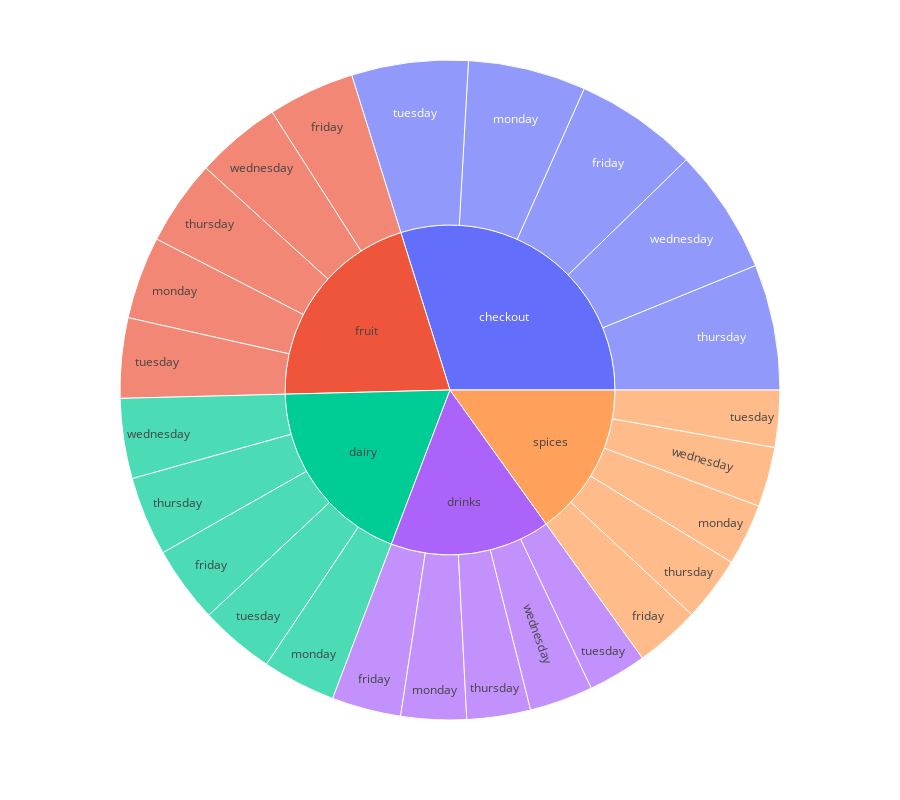

This figure's notebook cell:
### Code cell
import plotly.express as px
fig = px.sunburst(total_customers, path=['location','weekday'], values='customer_no',height=800)
fig.show()

### Figure 1 — Plotly figure (JSON) as saved in the notebook; plotly's stock layout.template omitted (floating-point values rounded to 4 significant figures)
{"data": [{"branchvalues": "total", "domain": {"x": [0, 1], "y": [0, 1]}, "hovertemplate": "labels=%{label}<br>customer_no=%{value}<br>parent=%{parent}<br>id=%{id}<extra></extra>", "ids": ["checkout/friday", "dairy/friday", "drinks/friday", "fruit/friday", "spices/friday", "checkout/monday", "dairy/monday", "drinks/monday", "fruit/monday", "spices/monday", "checkout/thursday", "dairy/thursday", "drinks/thursday", "fruit/thursday", "spices/thursday", "checkout/tuesday", "dairy/tuesday", "drinks/tuesday", "fruit/tuesday", "spices/tuesday", "checkout/wednesday", "dairy/wednesday", "drinks/wednesday", "fruit/wednesday", "spices/wednesday", "checkout", "dairy", "drinks", "fruit", "spices"], "labels": ["friday", "friday", "friday", "friday", "friday", "monday", "monday", "monday", "monday", "monday", "thursday", "thursday", "thursday", "thursday", "thursday", "tuesday", "tuesday", "tuesday", "tuesday", "tuesday", "wednesday", "wednesday", "wednesday", "wednesday", "wednesday", "checkout", "dairy", "drinks", "fruit", "spices"], "name": "", "parents": ["checkout", "dairy", "drinks", "fruit", "spices", "checkout", "dairy", "drinks", "fruit", "spices", "checkout", "dairy", "drinks", "fruit", "spices", "checkout", "dairy", "drinks", "fruit", "spices", "checkout", "dairy", "drinks", "fruit", "spices", "", "", "", "", ""], "type": "sunburst", "values": [1502, 932, 844, 1057, 790, 1437, 895, 797, 1005, 750, 1532, 965, 776, 1041, 790, 1420, 911, 713, 976, 694, 1526, 976, 775, 1043, 730, 7417, 4679, 3905, 5122, 3754]}], "layout": {"height": 800, "legend": {"tracegroupgap": 0}, "margin": {"t": 60}}}
